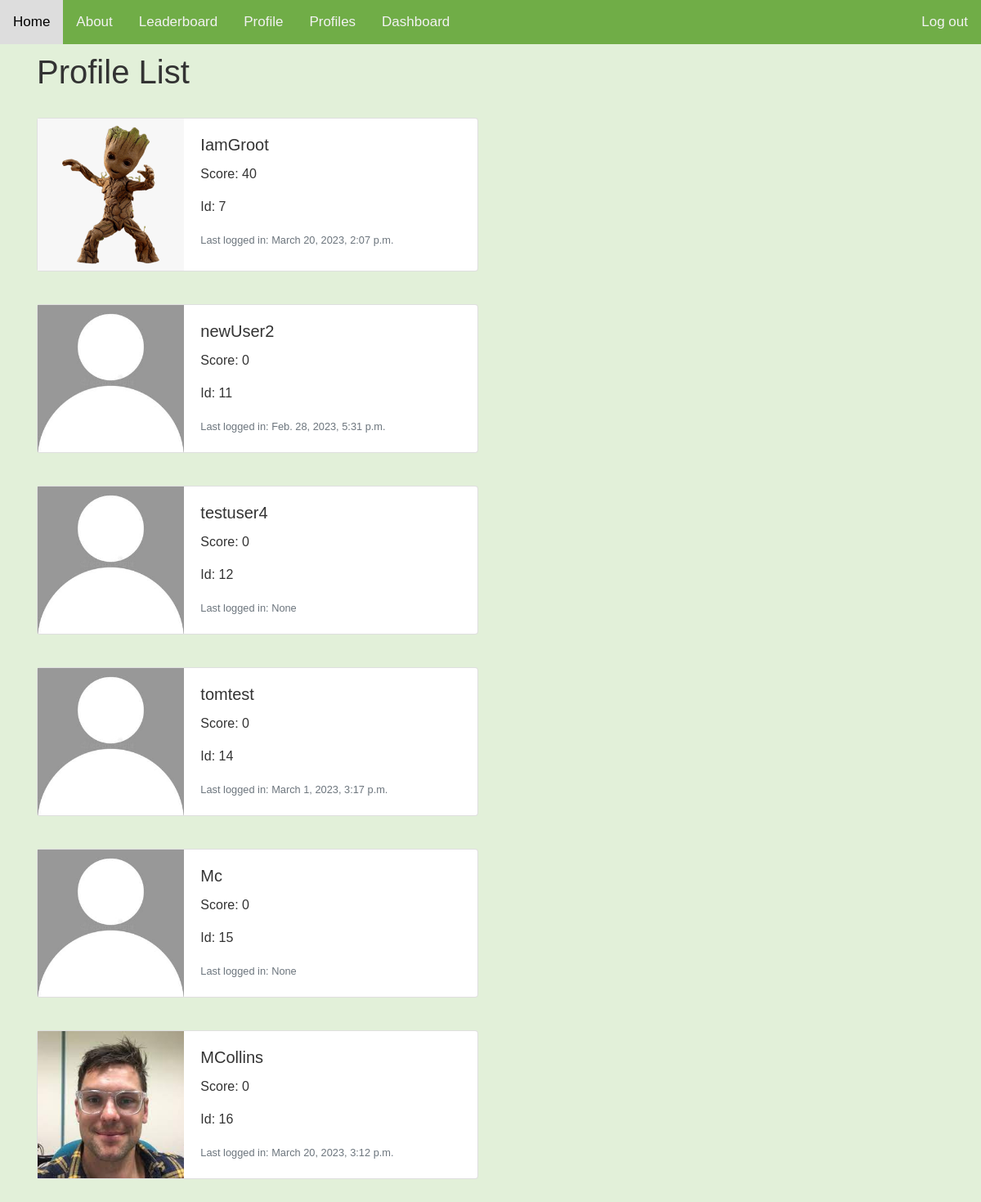
The app's page /profile_list/ (signed in), older data.
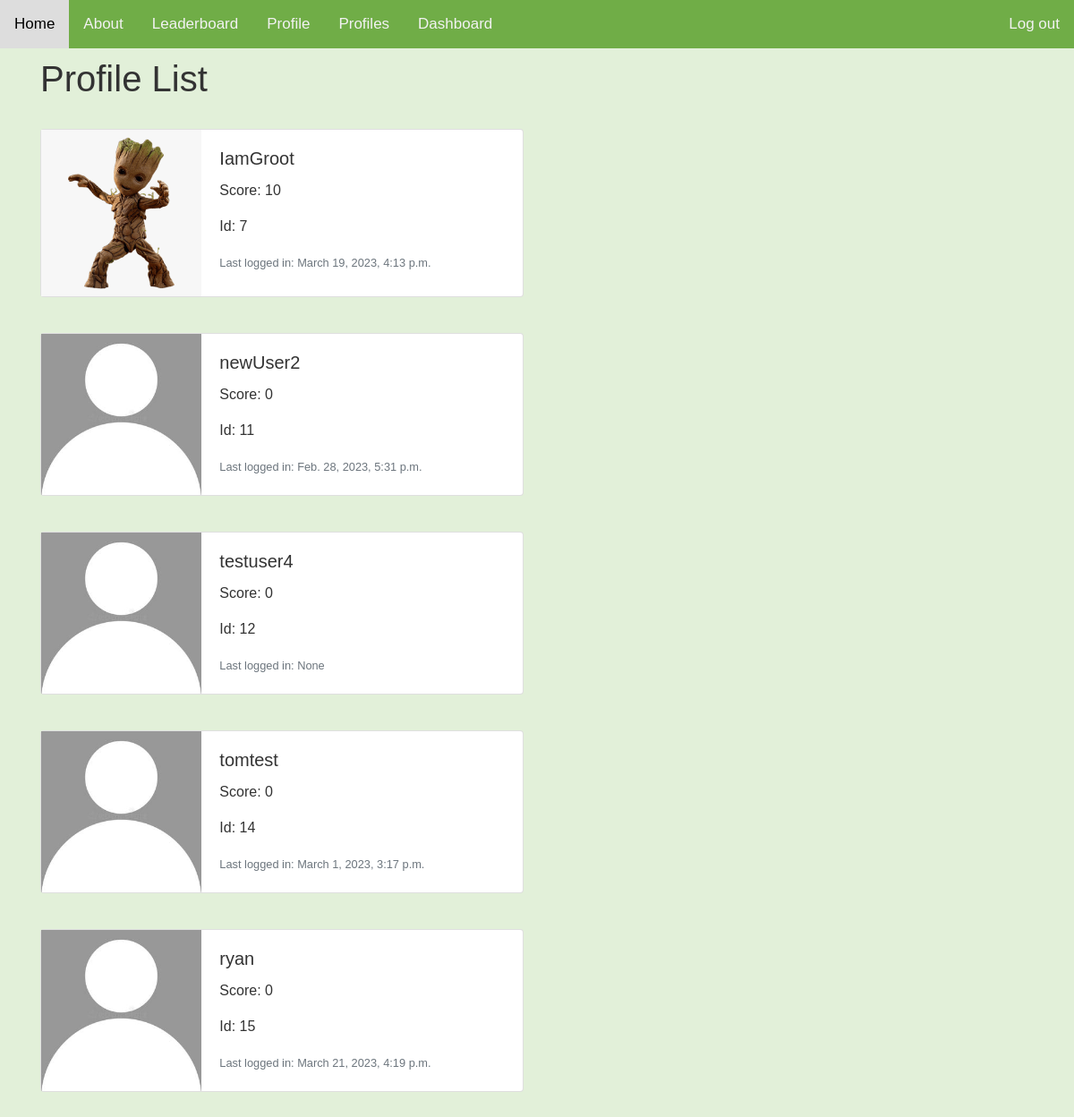
The same page, newer data.
### users/models.py (models this page shows, shortened)
class Profile(models.Model):
    user = models.OneToOneField(User, on_delete=models.CASCADE)
    image = models.ImageField(default='default.jpg', upload_to='profile_pics')
    score = models.IntegerField(default=0)
    userRank = models.IntegerField(default=0)
    Drink = models.IntegerField(default=0)
    Snack = models.IntegerField(default=0)
    Vegetable = models.IntegerField(default=0)
    Protein = models.IntegerField(default=0)
    Fruit = models.IntegerField(default=0)

### users/views.py (the view)
# urls.py: path('profile_list/', views.profile_list, name='profile_list'),
def profile_list(request):
    if request.user.is_authenticated:
        profiles = Profile.objects.exclude(user=request.user)
        return render(request, 'users/profile_list.html', {'profiles': profiles})
    else:
        messages.warning(request, ("You must be logged in to view this page"))
        return redirect('auth-login')

### users/templates/users/profile_list.html
{% extends "Food_Scanner/base.html" %} {% load static %}{% block content %}
<div style="padding-top: 10px" class="content-section">
    <h1>Profile List</h1>
    <br />
    {% if profiles %} {% for profile in profiles %}
    <div class="card mb-3" style="max-width: 540px;">
        <div class="row no-gutters">
          <div class="col-md-4">
            <img src="{{ profile.image.url }}" class="img-fluid" alt="Profile Pic">
          </div>
          <div class="col-md-8">
            <div class="card-body">
              <h5 class="card-title">{{profile.user.username}}</h5>
              <p class="card-text">Score: {{profile.score}}</p>
              <p class="card-text">Id: {{profile.user_id}}</p>
              <p class="card-text"><small class="text-muted">Last logged in: {{profile.user.last_login}}</small></p>
            </div>
          </div>
        </div>
      </div>
    <br />
    {% endfor %} {% endif %}
</div>
{% endblock content %}

Row changes from the older to the newer data that the page shows:
removed Profile: image (picture), user.username "MCollins", score "0", user_id "16", user.last_login "March 20, 2023, 3:12 p.m."
changed Profile "IamGroot": score "40" → "10"; user.last_login "March 20, 2023, 2:07 p.m." → "March 19, 2023, 4:13 p.m."
changed through a linked row, Profile: user.username "Mc" → "ryan"; user.last_login "None" → "March 21, 2023, 4:19 p.m."
